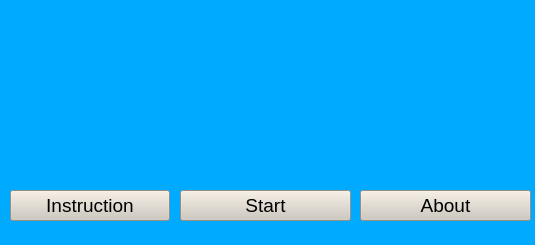
<?xml version="1.0" encoding="UTF-8"?>
<ui version="4.0">
 <class>MainWindow</class>
 <widget class="QMainWindow" name="MainWindow">
  <property name="geometry">
   <rect>
    <x>0</x>
    <y>0</y>
    <width>535</width>
    <height>245</height>
   </rect>
  </property>
  <property name="windowTitle">
   <string>Menu Dji Tello Face Controller</string>
  </property>
  <property name="windowIcon">
   <iconset>
    <normaloff>../../OneDrive/Documents/image/medium_aeb2fa7f-0bb6-4c10-a8a9-b75b39e9527d.jpg</normaloff>../../OneDrive/Documents/image/medium_aeb2fa7f-0bb6-4c10-a8a9-b75b39e9527d.jpg</iconset>
  </property>
  <property name="autoFillBackground">
   <bool>false</bool>
  </property>
  <property name="styleSheet">
   <string notr="true">background-color: rgb(0, 170, 255);</string>
  </property>
  <widget class="QWidget" name="centralwidget">
   <widget class="QLabel" name="logolabel">
    <property name="geometry">
     <rect>
      <x>0</x>
      <y>0</y>
      <width>541</width>
      <height>171</height>
     </rect>
    </property>
    <property name="text">
     <string/>
    </property>
    <property name="pixmap">
     <pixmap>../../OneDrive/Documents/image/punya raka-01.png</pixmap>
    </property>
    <property name="scaledContents">
     <bool>true</bool>
    </property>
   </widget>
   <widget class="QWidget" name="horizontalLayoutWidget">
    <property name="geometry">
     <rect>
      <x>10</x>
      <y>180</y>
      <width>160</width>
      <height>51</height>
     </rect>
    </property>
    <layout class="QHBoxLayout" name="horizontalLayout_8">
     <item>
      <widget class="QPushButton" name="instruction">
       <property name="font">
        <font>
         <family>MS Shell Dlg 2</family>
         <pointsize>14</pointsize>
         <weight>9</weight>
         <italic>false</italic>
         <bold>false</bold>
        </font>
       </property>
       <property name="styleSheet">
        <string notr="true">font: 75 14pt &quot;MS Shell Dlg 2&quot;;
background-color: rgb(206, 199, 188);</string>
       </property>
       <property name="text">
        <string>Instruction</string>
       </property>
      </widget>
     </item>
    </layout>
   </widget>
   <widget class="QWidget" name="horizontalLayoutWidget_2">
    <property name="geometry">
     <rect>
      <x>180</x>
      <y>180</y>
      <width>171</width>
      <height>51</height>
     </rect>
    </property>
    <layout class="QHBoxLayout" name="horizontalLayout_9">
     <item>
      <widget class="QPushButton" name="start">
       <property name="font">
        <font>
         <family>MS Shell Dlg 2</family>
         <pointsize>14</pointsize>
         <weight>9</weight>
         <italic>false</italic>
         <bold>false</bold>
        </font>
       </property>
       <property name="styleSheet">
        <string notr="true">background-color: rgb(206, 199, 188);
font: 75 14pt &quot;MS Shell Dlg 2&quot;;</string>
       </property>
       <property name="text">
        <string>Start</string>
       </property>
       <property name="autoDefault">
        <bool>true</bool>
       </property>
      </widget>
     </item>
    </layout>
   </widget>
   <widget class="QWidget" name="horizontalLayoutWidget_3">
    <property name="geometry">
     <rect>
      <x>360</x>
      <y>180</y>
      <width>171</width>
      <height>51</height>
     </rect>
    </property>
    <layout class="QHBoxLayout" name="horizontalLayout_10">
     <item>
      <widget class="QPushButton" name="about">
       <property name="font">
        <font>
         <family>MS Shell Dlg 2</family>
         <pointsize>14</pointsize>
         <weight>9</weight>
         <italic>false</italic>
         <bold>false</bold>
        </font>
       </property>
       <property name="styleSheet">
        <string notr="true">background-color: rgb(206, 199, 188);
font: 75 14pt &quot;MS Shell Dlg 2&quot;;</string>
       </property>
       <property name="text">
        <string>About</string>
       </property>
       <property name="autoDefault">
        <bool>true</bool>
       </property>
      </widget>
     </item>
    </layout>
   </widget>
  </widget>
  <widget class="QStatusBar" name="statusbar"/>
 </widget>
 <resources/>
 <connections/>
</ui>
